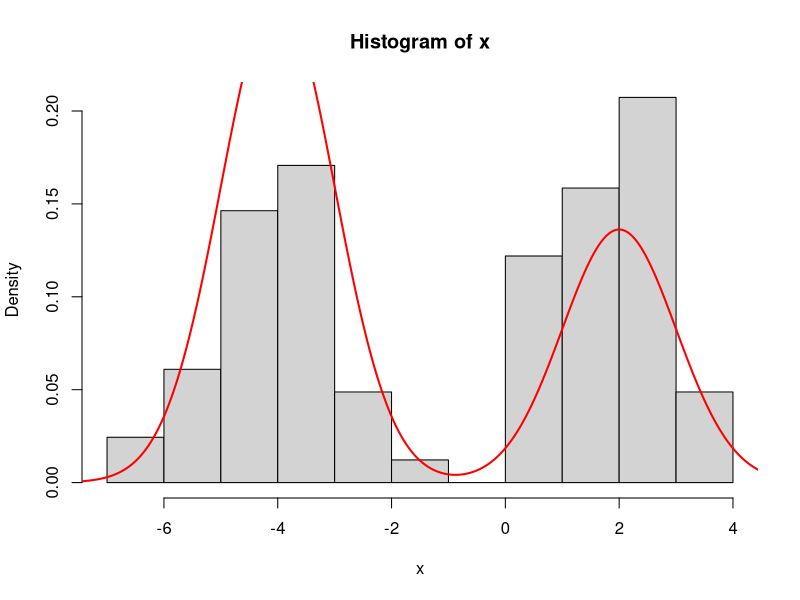

R code for this plot:
################
#---PACKAGES---#
################
require(compiler)

############
#---DATA---#
############
# data generated from a mixture of two normals 0.5 * N(-4,1) + 0.5 * N(2,1) 
x <- c(3.2021219417081, 2.65741884298405, 0.780137036066781, 3.64724723765017, 
       2.81041331245526, -4.62984071052694, -3.14281370657829, -3.12319766617262, 
       0.908978440112633, 2.51957106216094, 1.6829613082298, -3.87567468005131, 
       0.945705446404869, 0.495428223641111, -3.70222557688605, 3.68414040371748, 
       1.71340601895164, 1.14251338854263, -4.67625135117806, -4.36161079110522, 
       2.5622235140633, 2.06378756223698, -6.05965795191174, 2.03357186159356, 
       1.85332992519105, -2.90292806264, -2.3872030054047, 2.97532564926973, 
       1.36038670563403, 2.03484398255987, -2.90544404614717, 1.94541101948915, 
       1.89877326620243, -4.58947787551057, -5.23332969425005, 1.35028279895402, 
       -5.7057364084379, -4.19795250440479, 0.169765958342949, -4.41040237770636, 
       3.23366242337812, 2.7355634096666, -3.79124850215067, 1.81625386149323, 
       1.1244817398166, -5.351603849814, -4.28238069609014, 2.81686670597407, 
       -3.41167847159064, 2.2695834486729, -4.33355486366414, -4.07156878219267, 
       0.66540681953474, 1.54438714296735, -6.69483940993138, -3.33693275965261, 
       -1.79182385472336, 2.57088565077193, 1.36080493186315, 2.47510953571402, 
       2.21485345997249, -3.14067593928145, -5.09841477435681, 0.995868098296324, 
       0.780575051090966, -4.78524027264247, -5.00218879969458, -3.31819478384048, 
       -3.22225921308094, 2.90755400556924, -4.5340589955408, -3.17250220599487, 
       1.3692421554455, 0.471461424865359, 2.21459894893125, -2.10032867323119, 
       -3.94392608719873, -3.96057630155318, -3.71448565584273, 0.730529435675807, 
       2.20540388616452, -4.56182609476879)

##################
#---LIKELIHOOD---#
##################
loglikelihood <- function(mu, z, P, data) {
  # mu - vector with K unique mean values
  # z - vector with N cluster assignments
  # data - vector with N data points
  # P - std dev (fixed)
  logL = 0;
  for(i in 1 : length(data)) {
    xi = data[i]
    mui = mu[z[i]]
    logL = logL + dnorm(x = xi, mean = mui, sd = P, log = TRUE )
  }
  
  return(logL )
}#END: loglikelihood

loglikelihood <- cmpfun(loglikelihood)

#############
#---PRIOR---#
#############
prior <- function(z, K, N, alpha) {
  # prior for cluster assignments
  # @return: loglikelyhood of an assignmnent z
  counts = matrix(NA, ncol = K, dimnames = list(NULL, c(1 : K) ) )
  theTable <- table(z)
  
  for(i in 1 : K) {
    colname <-  colnames(counts)[i]
    value <- theTable[which(names(theTable) == colname)]
    value <- ifelse(is.numeric(value), value, 0)
    counts[, i] <- ifelse(is.na(value), 0, value)
  }#END: i loop
  
  loglike = K * log(alpha)
  for(i in 1 : K) {
    
    eta = counts[i]
    if(eta > 0) {
      loglike = loglike + lfactorial(eta - 1)
    }# END: eta check
    
  }# END: i loop
  
  for(i in 1 : N) {
    loglike = loglike - log(alpha + i - 1)
  }
  
  return(loglike)
}#END: prior

prior <- cmpfun(prior)

# prior(z = c(1, 2, 3), K = 3, N = 3, alpha = 1.0 )
# -log(6)

################
#---PROPOSAL---#
################
proposal <- function(z, K, N) {
  # random walk (symmetric) proposal
  index = sample( c(1 : N), 1)
  value = sample( c(1 : K), 1 )
  
  r.cand = z
  r.cand[index] = value
  
  d.cand = 1
  d.curr = 1
  
  return(list(r.cand = r.cand, d.cand = d.cand, d.curr = d.curr))
}# END: proposal

proposal <- function(z, K, N, alpha) {
  # gibbs proposal (algorithm 2 from Neal 2000)
  # TODO: likelihood
  r.cand = z
  for(index in 1 : N) {
    
    occupancy = matrix(NA, ncol = K, dimnames = list(NULL, c(1 : K) ) )
    zi = r.cand[ - index]
    theTable = table(zi)
    
    for(i in 1 : K) {
      colname <-  colnames(occupancy)[i]
      value <- theTable[which(names(theTable) == colname)]
      value <- ifelse(is.numeric(value), value, 0)
      occupancy[, i] <- ifelse(is.na(value), 0, value)
    }#END: i loop
    
    probs = matrix(NA, ncol = K, dimnames = list(NULL, c(1 : K) ) )
    for(i in 1 : K) {
      
      if(occupancy[i] == 0) {# draw new
        
        probs[i] = ( (alpha) / (N - 1 + alpha) )
        
      } else {# draw existing
        
        probs[i] = ( (occupancy[i]) / (N - 1 + alpha) )
        
      }#END: occupation check
      
    }#END: i loop
    
    value = sample(c(1 : K), size = 1, prob = probs)
    r.cand[index] = value
  }#END: index loop
  
  d.cand = 1
  d.curr = 1
  
  return(list(r.cand = r.cand, d.cand = d.cand, d.curr = d.curr))
}#END: proposal

proposal <- cmpfun(proposal)

###############
#---SAMPLER---#
###############
metropolisHastings <- function(loglikelihood, prior, proposal, data, startvalue, mu, alpha, Nsim) {
  
  N <- length(startvalue)
  K <- length(mu)
  
  chain = array(dim = c(Nsim, N))
  chain[1, ] = startvalue
  for (i in 1 : (Nsim - 1)) {
    
    candidate = proposal(z = chain[i, ], K, N, alpha)
    
    r.candidate = candidate$r.cand
    d.candidate = candidate$d.cand
    d.curr = candidate$d.curr
    
    probab = exp(
      (loglikelihood(mu = mu, z = r.candidate, P = P, data) + prior(r.candidate, K, N, alpha) + log(d.candidate)) -
        (loglikelihood(mu = mu, z = chain[i, ], P = P, data) + prior(chain[i, ], K, N, alpha) + log(d.curr))
    )
    
    if (runif(1) < probab) {
      chain[i + 1, ] = r.candidate
    } else {
      chain[i + 1, ] = chain[i, ]
    }#END: accept check
    
  }#END: iterations loop
  
  return(chain)
}#END: metropolisHastings

metropolisHastings <- cmpfun(metropolisHastings)

############
#---MCMC---#
############
Nsim  <- 10^3
N     <- length(x)
P     <- 1
alpha <- 0.01
z     <- rep(1, N)
mu    <- c(-4,2)

chain = metropolisHastings(loglikelihood, prior, proposal, data = x, startvalue = z, mu, alpha, Nsim)

z = chain[dim(chain)[1], ]

probs = rep(NA, length(mu))
for(i in 1 : length(probs)) {
  probs[i] = sum(z == i) / N
}

grid = seq(min(x) - 1, max(x) + 1, length = 500)
dens = rep(NA, length = length(grid))

for(i in 1 : length(grid)) {
  dens[i] = sum(probs * dnorm(grid[i], mu, P))
}

hist(x, freq = FALSE)
lines(grid, dens, col = 'red', lwd = 2)


